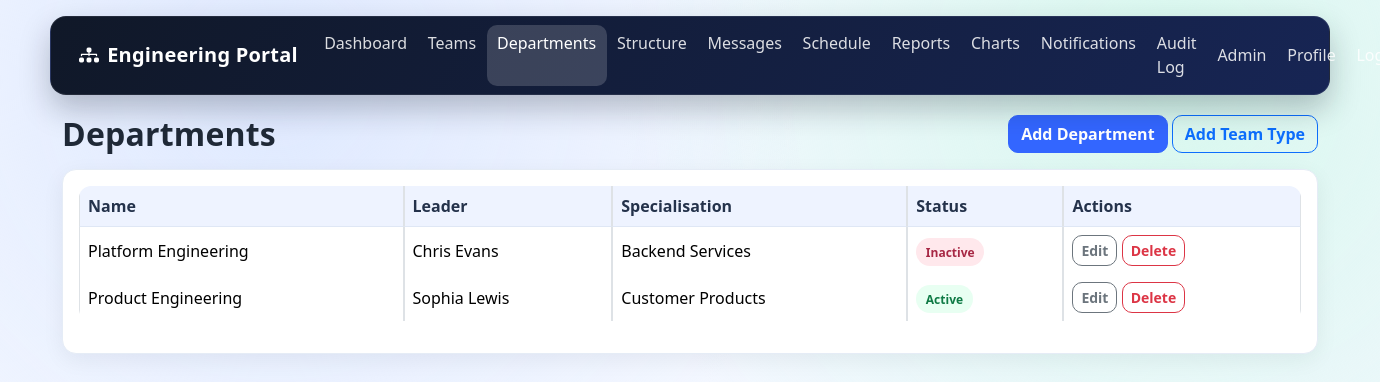
Screenshot of /organization/departments/ (signed in) with the database file from the repository.
### organization/models.py (models this page shows, shortened)
class Department(models.Model):
    name = models.CharField(max_length=120, unique=True)
    leader_name = models.CharField(max_length=120)
    specialisation = models.CharField(max_length=200)
    description = models.TextField(blank=True)
    is_active = models.BooleanField(default=True)

### organization/views.py (the view)
# urls.py: path("departments/", DepartmentListView.as_view(), name="department_list"),
class DepartmentListView(LoginRequiredMixin, ListView):
    model = Department
    template_name = "organization/department_list.html"
    context_object_name = "departments"

### core/context_processors.py (called while the page is built)
def notification_count(request):
    if request.user.is_authenticated:
        return {"unread_notifications_count": Notification.objects.filter(user=request.user, is_read=False).count()}
    return {"unread_notifications_count": 0}

### core/current_user.py (called while the page is built)
def set_current_user(user):
    _current_user.set(user)

### templates/organization/department_list.html (shortened to what this page needs)
{% extends "base.html" %}
{% block content %}
<div class="d-flex justify-content-between align-items-center mb-3">
    <h2 class="page-title mb-0">Departments</h2>
    <div>
        <a class="btn btn-primary" href="{% url 'department_create' %}">Add Department</a>
        <a class="btn btn-outline-primary" href="{% url 'teamtype_create' %}">Add Team Type</a>
    </div>
</div>
<div class="card">
    <div class="card-body">
        <div class="table-responsive">
            <table class="table table-bordered align-middle">
                <thead>
                <tr>
                    <th>Name</th>
                    <th>Leader</th>
                    <th>Specialisation</th>
                    <th>Status</th>
                    <th>Actions</th>
                </tr>
                </thead>
                <tbody>
                {% for department in departments %}
                    <tr>
                        <td>{{ department.name }}</td>
                        <td>{{ department.leader_name }}</td>
                        <td>{{ department.specialisation }}</td>
                        <td>
                            {% if department.is_active %}
                                <span class="badge-pill-soft badge-soft-success">Active</span>
                            {% else %}
                                <span class="badge-pill-soft badge-soft-danger">Inactive</span>
                            {% endif %}
                        </td>
                        <td>
                            <a class="btn btn-sm btn-outline-secondary" href="{% url 'department_update' department.pk %}">Edit</a>
                            <a class="btn btn-sm btn-outline-danger" href="{% url 'department_delete' department.pk %}">Delete</a>
                        </td>
                    </tr>
                {% endfor %}
                </tbody>
            </table>
        </div>
    </div>
</div>
{% endblock %}

### static/css/site.css (style rules this page uses)
:root { --bg: #f3f7ff; --surface: #ffffff; --text: #1f2937; --muted: #6b7280; --primary: #3366ff; --primary-dark: #1f4fd6; --danger-soft: #ffe8ec; --success-soft: #e8fff2; }
body { font-family: "Segoe UI", Tahoma, Geneva, Verdana, sans-serif; background: radial-gradient(circle at 20% 10%, #dfe9ff 0%, rgba(223, 233, 255, 0) 40%), radial-gradient(circle at 85% 10%, #d8f8ee 0%, rgba(216, 248, 238, 0) 40%), var(--bg); color: var(--text); min-height: 100vh; }
a { color: var(--primary-dark); text-decoration: none; }
.page-title { font-weight: 700; letter-spacing: 0.2px; margin-bottom: 1rem; }
.card { border: 1px solid #e5ecf6; border-radius: 14px; box-shadow: 0 6px 22px rgba(15, 23, 42, 0.06); }
.btn { border-radius: 10px; font-weight: 600; }
.btn-primary { background: var(--primary); border-color: var(--primary); }
.table { border-collapse: separate; border-spacing: 0; overflow: hidden; border-radius: 12px; }
.table thead th { background: #eef3ff; color: #24324b; border-bottom: 1px solid #dfe7f5; }
.badge-pill-soft { padding: 0.35rem 0.6rem; border-radius: 999px; font-size: 0.75rem; font-weight: 700; }
.badge-soft-success { background: var(--success-soft); color: #0f7a45; }
.badge-soft-danger { background: var(--danger-soft); color: #a72744; }

### rows the page displays
Department: name "Platform Engineering", leader_name "Chris Evans", specialisation "Backend Services", is_active "Inactive"
Department: name "Product Engineering", leader_name "Sophia Lewis", specialisation "Customer Products", is_active "Active"
